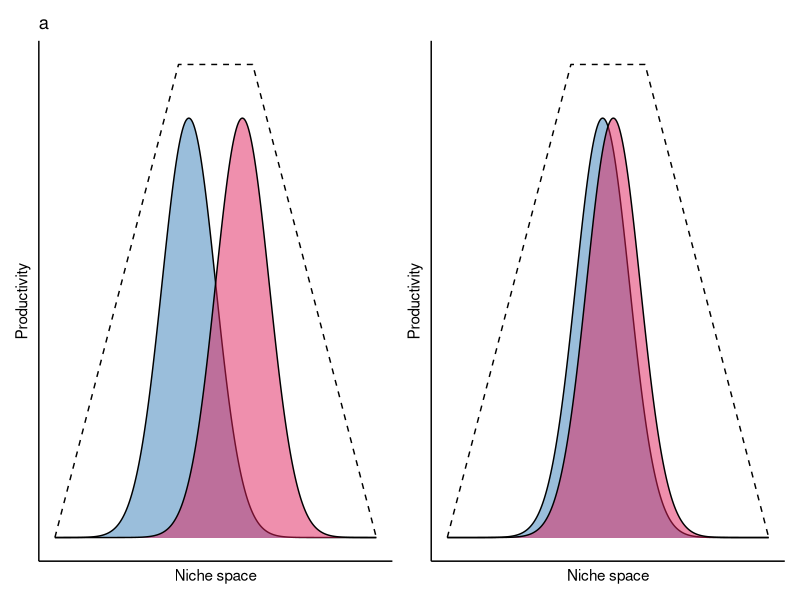
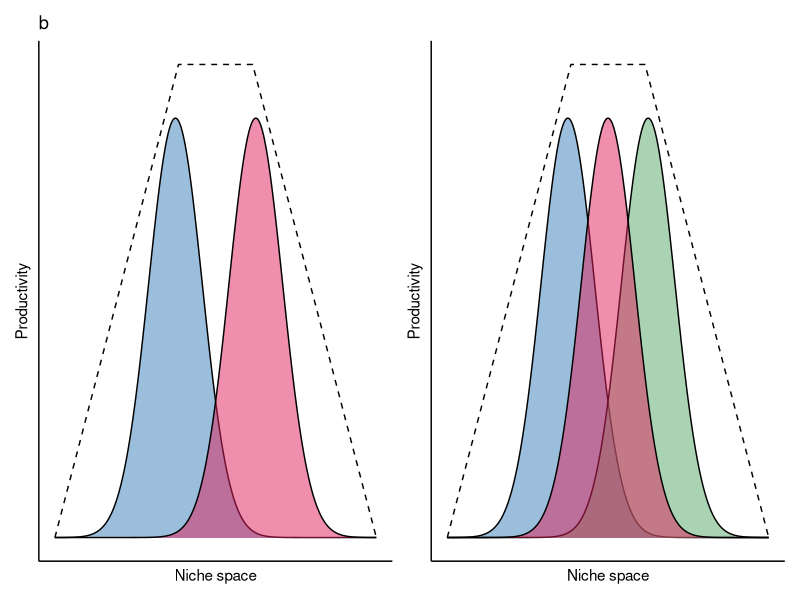
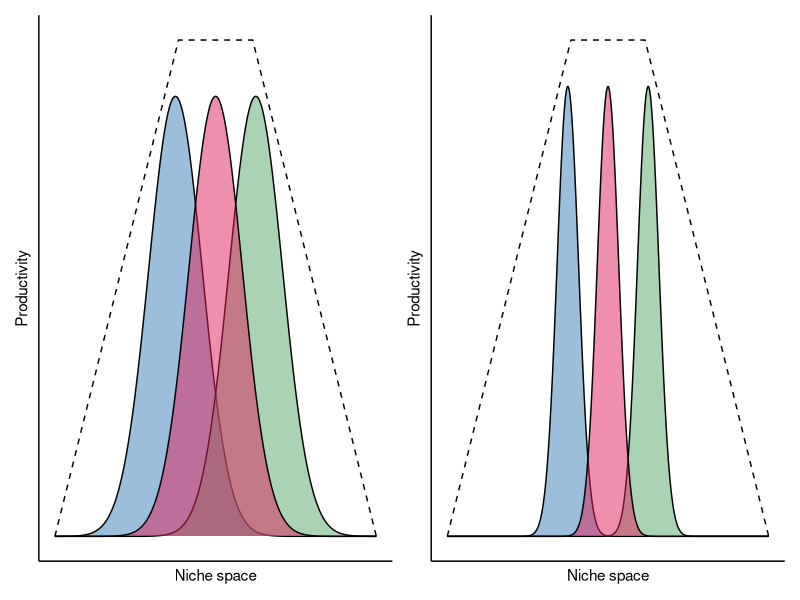
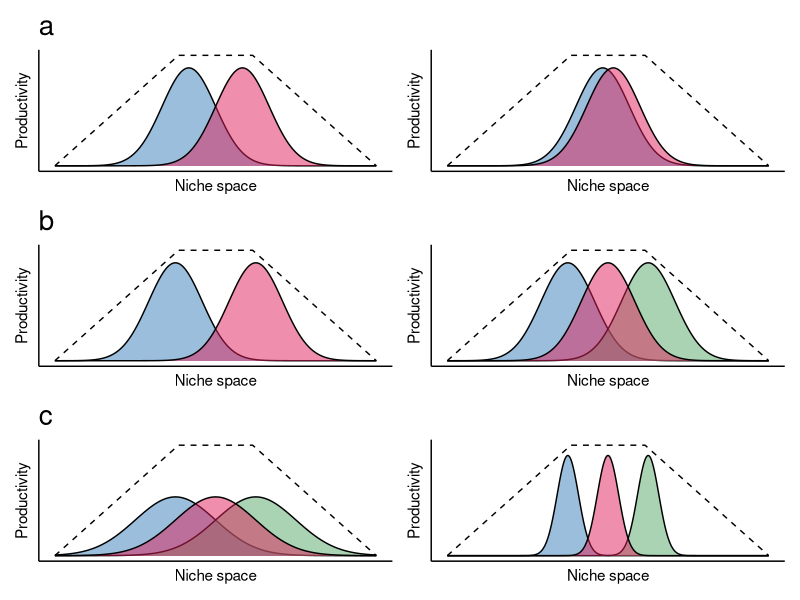

Here is the R script that generated these plots, in order:
# Niche overlap histograms
# John Godlee (johngodlee@gmail.com)
# 2021-05-26

# Packages
library(ggplot2)
library(patchwork)

# Create data for niche space

niche_space <- function(x) {
  data.frame(
    x = seq(-6,6,length.out = 14), 
    y = c(
      seq(0, x, length.out = 6), 
      rep(x, times = 2), 
      seq(x, 0, length.out = 6)))
}

# Niche overlap
p1_niche_space <- niche_space(0.45)
p1 <- ggplot(data = data.frame(x = c(-5, 5)), aes(x)) + 
  geom_line(data = p1_niche_space, aes(x = x, y = y), 
    linetype = 2) + 
  stat_function(fun = dnorm, n = 1000, args = list(mean = -1, sd = 1), 
    geom = "area", fill = "#377eb8", alpha = 0.5) + 
  stat_function(fun = dnorm, n = 1000, args = list(mean = -1, sd = 1), 
    geom = "line") + 
  stat_function(fun = dnorm, n = 1000, args = list(mean = 1, sd = 1), 
    geom = "area", fill = "#df205c", alpha = 0.5) + 
  stat_function(fun = dnorm, n = 1000, args = list(mean = 1, sd = 1), 
    geom = "line") + 
  ggtitle("a")

p2 <- ggplot(data = data.frame(x = c(-5, 5)), aes(x)) +
  geom_line(data = p1_niche_space, aes(x = x, y = y), 
    linetype = 2) + 
  stat_function(fun = dnorm, n = 1000, args = list(mean = -0.2, sd = 1), 
    geom = "area", fill = "#377eb8", alpha = 0.5) + 
  stat_function(fun = dnorm, n = 1000, args = list(mean = -0.2, sd = 1), 
    geom = "line") + 
  stat_function(fun = dnorm, n = 1000, args = list(mean = 0.2, sd = 1), 
    geom = "area", fill = "#df205c", alpha = 0.5) + 
  stat_function(fun = dnorm, n = 1000, args = list(mean = 0.2, sd = 1), 
    geom = "line")

pdf(file = "img/niche_overlap.pdf", width = 8, height = 2)
p1 + p2 & 
  labs(x = "Niche space", y = "Productivity") &
  theme_classic() &
  theme(
    axis.text = element_blank(),
    axis.ticks = element_blank())
dev.off()

# N species
p3 <- ggplot(data = data.frame(x = c(-5, 5)), aes(x)) + 
  geom_line(data = p1_niche_space, aes(x = x, y = y), 
    linetype = 2) + 
  stat_function(fun = dnorm, n = 1000, args = list(mean = -1.5, sd = 1), 
    geom = "area", fill = "#377eb8", alpha = 0.5) + 
  stat_function(fun = dnorm, n = 1000, args = list(mean = -1.5, sd = 1), 
    geom = "line") + 
  stat_function(fun = dnorm, n = 1000, args = list(mean = 1.5, sd = 1), 
    geom = "area", fill = "#df205c", alpha = 0.5) + 
  stat_function(fun = dnorm, n = 1000, args = list(mean = 1.5, sd = 1), 
    geom = "line") + 
  ggtitle("b")

p4 <- ggplot(data = data.frame(x = c(-5, 5)), aes(x)) + 
  geom_line(data = p1_niche_space, aes(x = x, y = y), 
    linetype = 2) + 
  stat_function(fun = dnorm, n = 1000, args = list(mean = -1.5, sd = 1), 
    geom = "area", fill = "#377eb8", alpha = 0.5) + 
  stat_function(fun = dnorm, n = 1000, args = list(mean = -1.5, sd = 1), 
    geom = "line") + 
  stat_function(fun = dnorm, n = 1000, args = list(mean = 1.5, sd = 1), 
    geom = "area", fill = "#55A868", alpha = 0.5) + 
  stat_function(fun = dnorm, n = 1000, args = list(mean = 1.5, sd = 1), 
    geom = "line") +
  stat_function(fun = dnorm, n = 1000, args = list(mean = 0, sd = 1), 
    geom = "area", fill = "#df205c", alpha = 0.5) + 
  stat_function(fun = dnorm, n = 1000, args = list(mean = 0, sd = 1), 
    geom = "line") 

pdf(file = "img/niche_species.pdf", width = 8, height = 2)
p3 + p4 & 
  labs(x = "Niche space", y = "Productivity") &
  theme_classic() &
  theme(
    axis.text = element_blank(),
    axis.ticks = element_blank())
dev.off()

# Niche breadth
p5_niche_space <- niche_space(0.5)
p5 <- ggplot(data = data.frame(x = c(-5, 5)), aes(x)) + 
  geom_line(data = p5_niche_space, aes(x = x, y = y), 
    linetype = 2) + 
  stat_function(fun = dnorm, n = 1000, args = list(mean = -1.5, sd = 1.5), 
    geom = "area", fill = "#377eb8", alpha = 0.5) + 
  stat_function(fun = dnorm, n = 1000, args = list(mean = -1.5, sd = 1.5), 
    geom = "line") + 
  stat_function(fun = dnorm, n = 1000, args = list(mean = 1.5, sd = 1.5), 
    geom = "area", fill = "#55A868", alpha = 0.5) + 
  stat_function(fun = dnorm, n = 1000, args = list(mean = 1.5, sd = 1.5), 
    geom = "line") +
  stat_function(fun = dnorm, n = 1000, args = list(mean = 0, sd = 1.5), 
    geom = "area", fill = "#df205c", alpha = 0.5) + 
  stat_function(fun = dnorm, n = 1000, args = list(mean = 0, sd = 1.5), 
    geom = "line") + 
  ggtitle("c")

p6_niche_space <- niche_space(1.1)
p6 <- ggplot(data = data.frame(x = c(-5, 5)), aes(x)) + 
  geom_line(data = p6_niche_space, aes(x = x, y = y), 
    linetype = 2) + 
  stat_function(fun = dnorm, n = 1000, args = list(mean = -1.5, sd = 0.4), 
    geom = "area", fill = "#377eb8", alpha = 0.5) + 
  stat_function(fun = dnorm, n = 1000, args = list(mean = -1.5, sd = 0.4), 
    geom = "line") + 
  stat_function(fun = dnorm, n = 1000, args = list(mean = 1.5, sd = 0.4), 
    geom = "area", fill = "#55A868", alpha = 0.5) + 
  stat_function(fun = dnorm, n = 1000, args = list(mean = 1.5, sd = 0.4), 
    geom = "line") +
  stat_function(fun = dnorm, n = 1000, args = list(mean = 0, sd = 0.4), 
    geom = "area", fill = "#df205c", alpha = 0.5) + 
  stat_function(fun = dnorm, n = 1000, args = list(mean = 0, sd = 0.4), 
    geom = "line") 

pdf(file = "img/niche_breadth.pdf", width = 8, height = 2)
p4 + p6 & 
  labs(x = "Niche space", y = "Productivity") &
  theme_classic() &
  theme(
    axis.text = element_blank(),
    axis.ticks = element_blank())
dev.off()

pdf(file = "img/niche_all.pdf", width = 8, height = 6)
(p1 + p2) / (p3 + p4) / (p5 + p6) & 
  labs(x = "Niche space", y = "Productivity") &
  theme_classic() &
  theme(
    plot.title = element_text(size = 20),
    axis.text = element_blank(),
    axis.ticks = element_blank())
dev.off()
